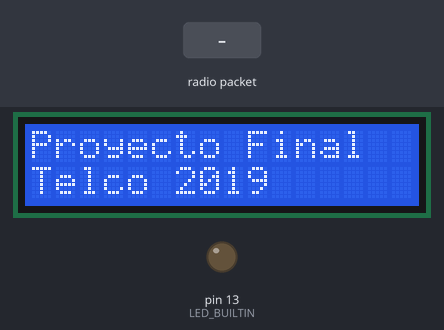
This sketch was run on a simulated Arduino Uno, built with avr-gcc and run on an emulated ATmega328P. Shown: 16×2 character LCD, output pins drawn as LEDs (lit = HIGH). The test bench sets the inputs (shaded band). No radio packets arrive unless stated; what the sketch prints to the serial monitor is not drawn.

Above: at 2.2 s.
2.3 s: radio packet "1" arrives
At 4.5 s:
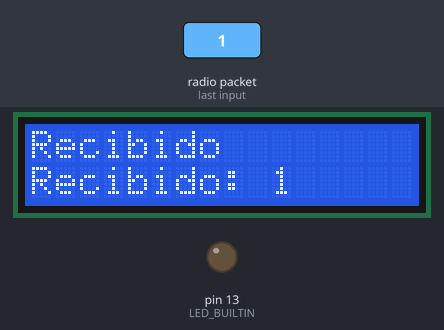
4.8 s: radio packet "0" arrives
At 5.3 s:
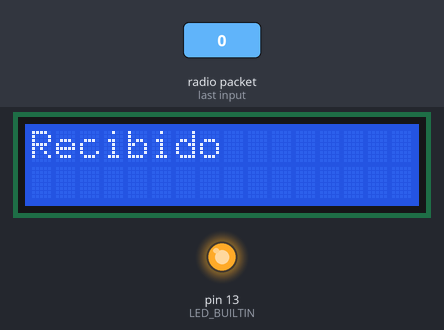
7.3 s: radio packet "2" arrives
At 9.6 s:
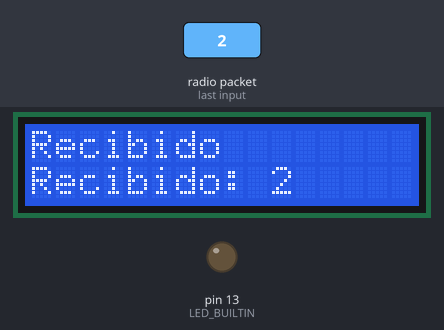
Timing chart, 0 to 11.1 s (numbered marks = the images above; inputs shaded):
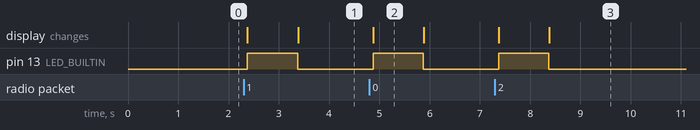

The sketch:

receptorVWLcd.ino
```cpp
// library
#include <VirtualWire.h>

byte message[VW_MAX_MESSAGE_LEN]; // a buffer to store the incoming messages
byte messageLength = VW_MAX_MESSAGE_LEN; // the size of the message

const int led=13;


//pantalla
#include  <Wire.h>
#include  <LiquidCrystal_I2C.h>

// Constructor de la librería de LCD 16x2
// Aqui se configuran los pines asignados a la pantalla del PCF8574
LiquidCrystal_I2C lcd(0x27, 2, 1, 0, 4, 5, 6, 7, 3, POSITIVE);
void setup()
{
  Serial.begin(9600);
  Serial.println("device is ready...");
  pinMode(LED_BUILTIN, OUTPUT);

  vw_set_rx_pin(12); // pin
  vw_setup(8000); // bps
  vw_rx_start();

  //pantalla
  // Indicar a la libreria que tenemos conectada una pantalla de 16x2
  lcd.begin(16, 2);
  // Mover el cursor a la primera posición de la pantalla (0, 0)
  lcd.home ();
  // Imprimir "Hola Mundo" en la primera linea
  lcd.print("Proyecto Final");
  // Mover el cursor a la segunda linea (1) primera columna
  lcd.setCursor ( 0, 1 );
  // Imprimir otra cadena en esta posicion
  lcd.print("Telco 2019");
  // Esperar un segundo
  delay(1000);
}

void loop()
{
  String text="";
  if (vw_get_message(message, &messageLength)) // non-blocking
  {
    Serial.print("received: ");
    for (int i = 0; i < messageLength; i++)
    {
      Serial.write(message[i]);
      text=text+char(message[i]);
    }
    Serial.println();
    lcd.begin(16, 2);
    lcd.home ();
  // Imprimir "Hola Mundo" en la primera linea
  lcd.print("Recibido");
  // Mover el cursor a la segunda linea (1) primera columna
  lcd.setCursor ( 0, 1 );
  // Imprimir otra cadena en esta posicion
  digitalWrite(LED_BUILTIN, HIGH);   // turn the LED on (HIGH is the voltage level)
  delay(1000);                       // wait for a second
  digitalWrite(LED_BUILTIN, LOW);    // turn the LED off by making the voltage LOW
  lcd.print("Recibido: " + text);
  }
}
```

Measured:
- after the input at 2.3 s, pin 13 (LED_BUILTIN): LOW → HIGH after 0.07 s, → LOW 1.0 s later; the display: first changes after 0.07 s (image 1 shows a later state)
- after the input at 4.8 s, pin 13 (LED_BUILTIN): LOW → HIGH after 0.07 s, → LOW 1.0 s later; the display: changes after 0.07 s (image 2)
- after the input at 7.3 s, pin 13 (LED_BUILTIN): LOW → HIGH after 0.07 s, → LOW 1.0 s later; the display: first changes after 0.07 s (image 3 shows a later state)
- what the display in image 2 shows lasts 1.0 s, from 4.9 s to 5.9 s
